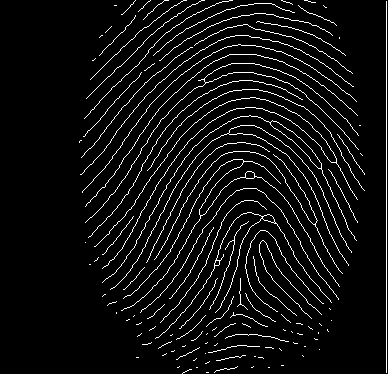
#> input picture skel_1_8.png, 388 x 374 px
$ python test_transform.py
#> lines starting #> are read from the running program, lines starting #| are printed output that depends on the picture; after the words box and inside, x2 and y2 are one past the last pixel; in counts of white or black regions, pixels touching at a corner belong together
#> `img = skimage.io.imread( #"bifurc_7x7.png", "skel_1_8.png", as_gray=Tr..`: img: shape (374, 388); 5.8% white in thin lines or dots, all inside (x1, y1, x2, y2) = (79, 0, 387, 374)
### biometr23/minutiae.py
import numpy as np
import scipy.ndimage
import skimage.morphology
import skimage.measure


# Taken and adapted to NumPy from Przemysław Pastuszka crossing_number.py (https://github.com/przemekpastuszka/biometrics)
def minutiae_at(pixels, y0, x0):
    neighbours = [(-1, -1), (-1, 0), (-1, 1), (0, 1), (1, 1), (1, 0), (1, -1), (0, -1), (-1, -1)]
    pxvals = np.array([pixels[y0 + dy, x0 + dx] for dy, dx in neighbours], dtype=np.int8)
    crossings2 = np.abs(np.diff(pxvals)).sum()

    if pixels[y0, x0]:
        if crossings2 == 2: # terminacja
            return 1
        if crossings2 == 6: # bifurkacja
            return 3
    return 0 # nic z tego

# Based on Przemysław Pastuszka crossing_number.py (https://github.com/przemekpastuszka/biometrics)
# Adapted to numpy array image representation
def minutiae_map(img):
    (max_y, max_x) = img.shape
    minutiae_locs = np.zeros((img.shape[0], img.shape[1]), dtype=np.uint8)

    for i in range(1, max_y - 1):
        for j in range(1, max_x - 1):
            minutiae = minutiae_at(img, i, j)
            if minutiae is not None:
                minutiae_locs[i, j] = minutiae

    return minutiae_locs


def minutiae_map_filtered(img):
    """
    Map minutiae like :func:`minutiae_map` while filtering out
    boundary effects and fragmented fingerprint ridges.

    Parameters
    ----------
    img : ndarray((rows, columns))
        Binary image of skeletonized fingerprint.

    Returns
    -------
    minmap : ndarray((rows, columns)) of uint8
        Matrix of the same size as the input image with minutiae locations
        marked. 0 represents no feature, 1 represents a termination
        and 3 represents a bifurcation.

    """
    full3x3 = np.ones((3,3))

    # Settings for some size-specific morphology operations.
    # The values given below are very roughly estimated and definitely
    # not optimized.

    # The erosion matrix will be of this size.
    erosionDist = img.shape[1] // 40
#> erosionDist = 9
    # The minimum line size, in pixels, will be this many.
    # Smaller (shorter) lines and objects will be ignored.
    minLineSize = img.shape[1] // 20
#> minLineSize = 19

    # Assign numerical labels to distinct connected regions in the image.
    labelled, numObjs = scipy.ndimage.label(img, full3x3)
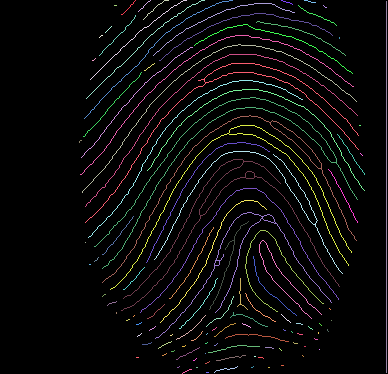
#> labelled: shape (374, 388) int32; 119 distinct labels, from 0 to 118; one colour per label, 0 black
#> numObjs = 118

    # Remove small objects (short fragments of broken lines, in this case)
    # connectivity = 2 == full3x3 footprint, in this case
    noSmallObjsImg = skimage.morphology.remove_small_objects(labelled,
                                 min_size=minLineSize, connectivity=2)
#> noSmallObjsImg: shape (374, 388) int32; 51 distinct labels, from 0 to 113

    minmap = minutiae_map(noSmallObjsImg > 0) # run the minutiae mapping for surviving objects
#> the loop in minutiae_map, `for i in range(1, max_y - 1):` made 372 passes
#> after the loop in minutiae_map, `for i in range(1, max_y - 1):`:
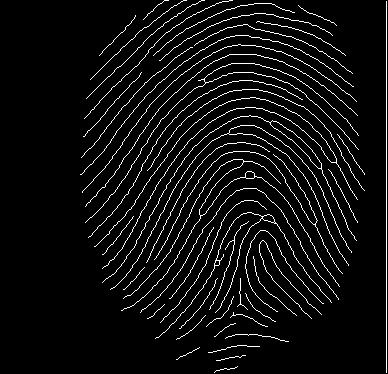
#> img: shape (374, 388) bool; 5.6% white in thin lines or dots, all inside (x1, y1, x2, y2) = (80, 0, 387, 373)
#> after the loop in minutiae_map, `for i in range(1, max_y - 1):`:
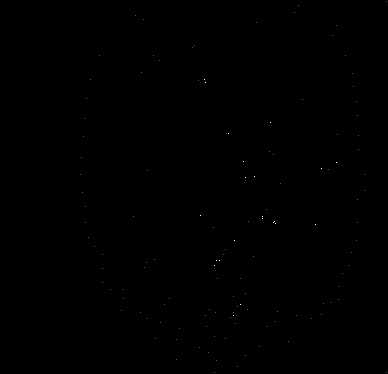
#> minutiae_locs: shape (374, 388); min 0, max 3, mean 0.0012; drawn with min black and max white
    termins = minmap == 1
#> termins: shape (374, 388) bool; 0.07% white in thin lines or dots, all inside (x1, y1, x2, y2) = (80, 1, 387, 373)
    bifurcs = minmap == 3
#> bifurcs: shape (374, 388) bool; 0.02% white in thin lines or dots, all inside (x1, y1, x2, y2) = (200, 79, 337, 316)

    # Remove terminations detected at the edge of the fingerprint.
    termins_hull = skimage.morphology.convex_hull_image(termins, True)
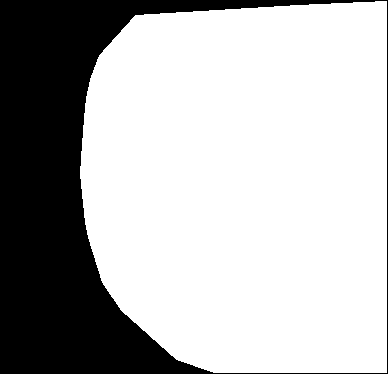
#> termins_hull: shape (374, 388) bool; 70.9% white; 1 black region, box (x1, y1, x2, y2) and area: (0, 0, 388, 374) 42211
    termins_hull_eroded = skimage.morphology.binary_erosion(termins_hull,
                            footprint=np.full((erosionDist, erosionDist), True))
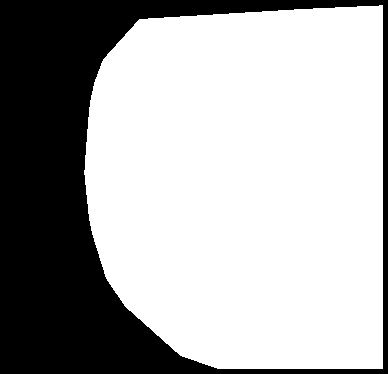
#> termins_hull_eroded: shape (374, 388) bool; 67.2% white; 1 black region, box (x1, y1, x2, y2) and area: (0, 0, 388, 374) 47579
    termins_hull_bound = termins_hull ^ termins_hull_eroded
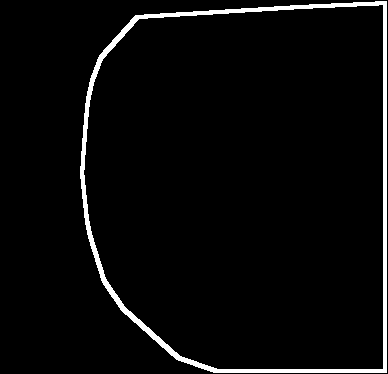
#> termins_hull_bound: shape (374, 388) bool; 3.7% white; 1 white region, box (x1, y1, x2, y2) and area: (80, 1, 387, 373) 5368
    minmap[termins_hull_bound] = 0 # or termins[termins_hull_bound] = False if termins is used further
#> minmap: shape (374, 388); 0.02% of pixels changed, all inside (x1, y1, x2, y2) = (80, 1, 387, 373)

    for minutiaeMap, minutiaeCode in zip((bifurcs,), (3,)):
        # Dilation of the found features to subsequently unify close lying objects.
        skimage.morphology.binary_closing(minutiaeMap, footprint=full3x3, out=minutiaeMap)
#> this loop made 1 pass
#> minutiaeCode on pass 1: 3

    return minmap


# [22 lines left out: functions calc_CoM, bin_matrix_to_polar_coords, not called in this run]

### test_transform.py
import numpy as np
from biometr23.minutiae import minutiae_map_filtered

import skimage.io
import skimage.morphology
import skimage.transform


if __name__ == "__main__":
    img = skimage.io.imread(
        #"bifurc_7x7.png",
        "skel_1_8.png",
        as_gray=True)
    binImg = img > 0
    minmap = minutiae_map_filtered(binImg)
    termins = minmap == 1
#> termins: shape (374, 388) bool; 0.06% white in thin lines or dots, all inside (x1, y1, x2, y2) = (102, 12, 365, 367)
    bifurcs = minmap == 3

    imgMoments = skimage.measure.moments(img, 1)
    print_x0 = np.int32(np.round(imgMoments[0, 1] / imgMoments[0, 0]))
    print_y0 = np.int32(np.round(imgMoments[1, 0] / imgMoments[0, 0]))
    minmap[print_y0, print_x0] = 5
#> minmap: shape (374, 388); min 0, max 5, mean 0.00108

    minmapOut = np.zeros((minmap.shape[0], minmap.shape[1], 3), dtype=np.uint8)
    minmapOut[termins] = [255, 0, 0]
    minmapOut[bifurcs] = [0, 255, 0]
    minmapOut[minmap == 5] = [255, 255, 0] # centroid

    skimage.io.imsave("_out_pre_transform.png", minmapOut)

    minmapPolar = skimage.transform.warp_polar(minmap, center=(print_y0, print_x0), order=0)

    minmapPolarOut = np.zeros((minmapPolar.shape[0], minmapPolar.shape[1], 3), dtype=np.uint8)
    minmapPolarOut[minmapPolar == 1] = [255, 0, 0]
    minmapPolarOut[minmapPolar == 3] = [0, 255, 0]
    skimage.io.imsave("_out_polar.png", minmapPolarOut)
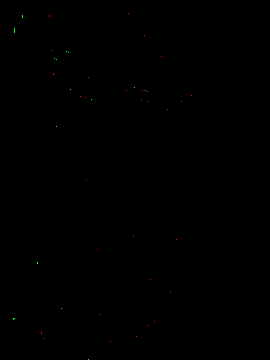
#> saved as _out_polar.png: shape (360, 270, 3); mean R, G, B 0.1, 0.1, 0

$ run again, with BW_swirl.png copied over skel_1_8.png
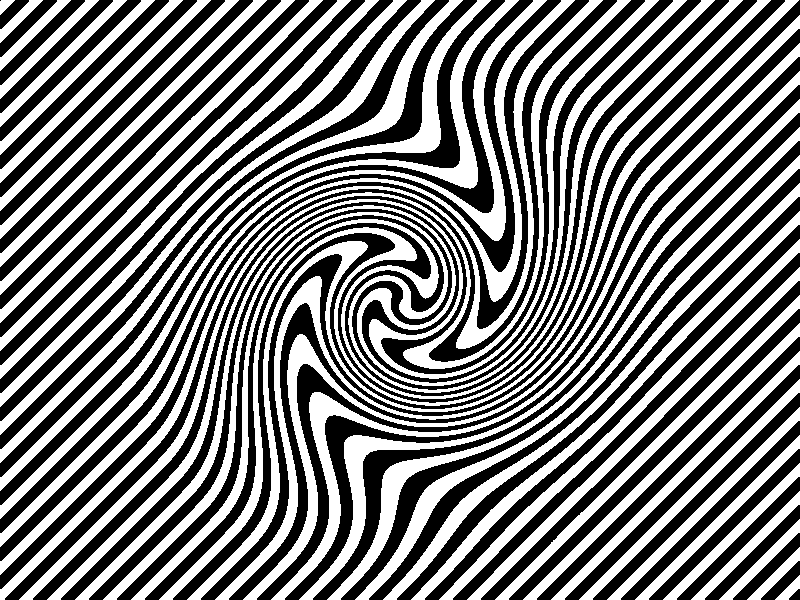
#> input picture BW_swirl.png, 800 x 600 px
#> img: shape (600, 800) float64; values 0 (black) and 1 (white), 48.2% white; 50 white regions, largest, box (x1, y1, x2, y2) and area: (131, 0, 743, 600) 8194, (75, 0, 687, 600) 8167, (47, 0, 659, 600) 8166
#> labelled: shape (600, 800) int32; 51 distinct labels, from 0 to 50
#> numObjs = 50
#> the loop in minutiae_map, `for i in range(1, max_y - 1):` made 598 passes
#> bifurcs: shape (600, 800) bool; every value is 0
#> termins_hull: shape (600, 800) bool; 99.4% white; black in thin lines or dots
#> termins_hull_eroded: shape (600, 800) bool; 94% white; 1 black region, box (x1, y1, x2, y2) and area: (0, 0, 800, 600) 29037
#> termins_hull_bound: shape (600, 800) bool; 5.5% white; 1 white region, box (x1, y1, x2, y2) and area: (1, 1, 799, 599) 26163
#> in minutiae_map_filtered, `minmap[termins_hull_bound] = 0`:
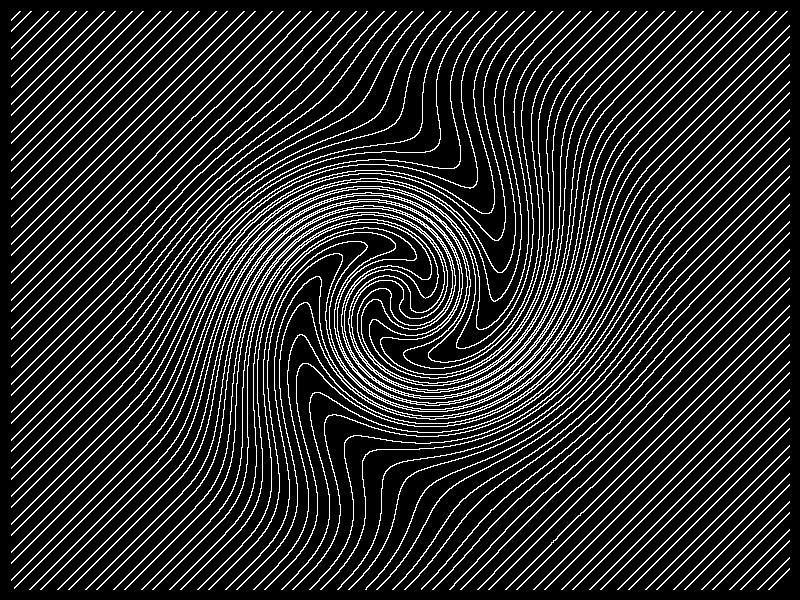
#> minmap: shape (600, 800); values 0 (black) and 1 (white), 15.6% white in thin lines or dots
#> the loop in minutiae_map_filtered, `for minutiaeMap, minutiaeCode in zip((bifurcs,), (3,)):` made 1 pass
#> minutiaeCode on pass 1: 3
#> `skimage.io.imsave("_out_polar.png", minmapPolarOut)`:
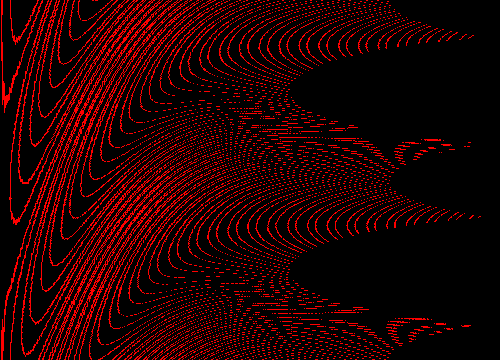
#> saved as _out_polar.png: shape (360, 500, 3); mean R, G, B 34.6, 0, 0
